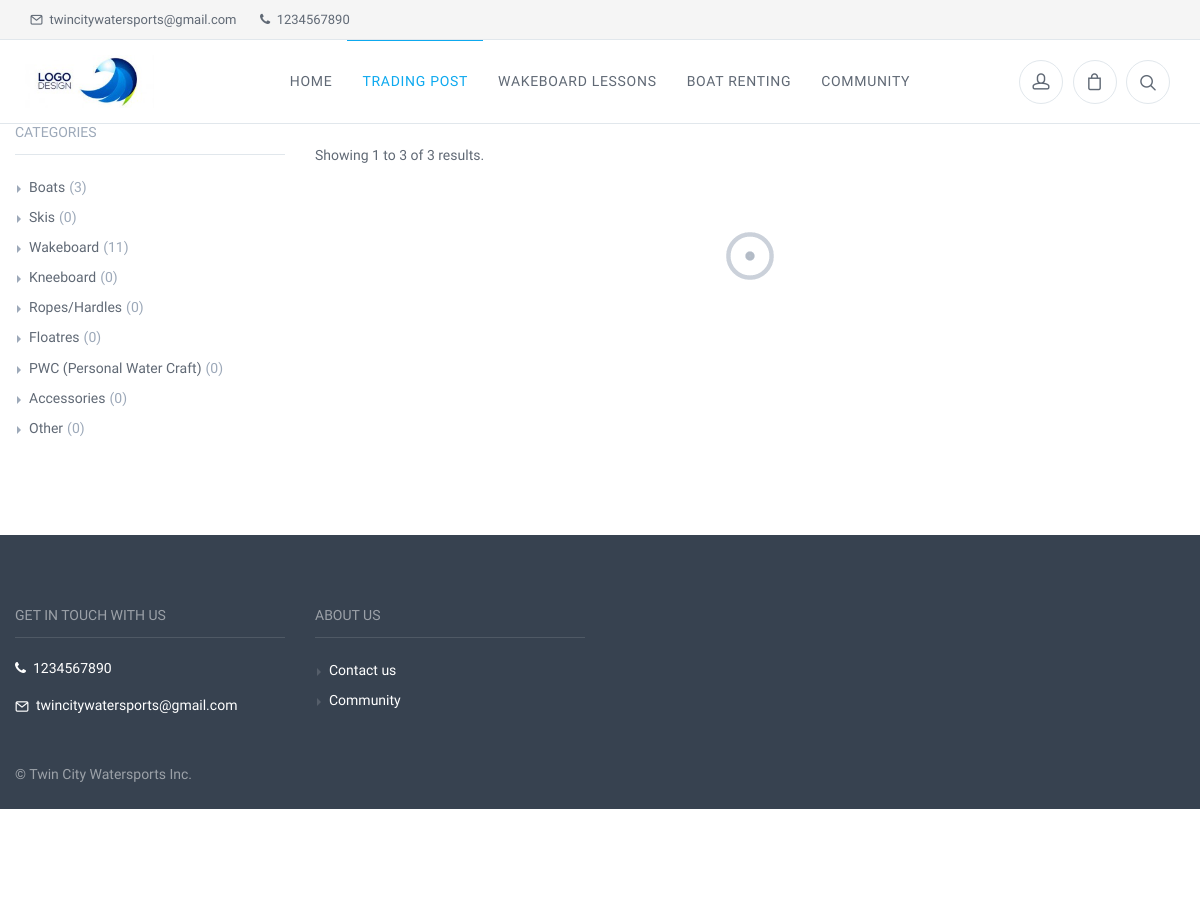
Page /store_items/view_items_for_category/Boats on the committed database.
### tables this page shows
CREATE TABLE `store_categories` (
  `id` int(11) NOT NULL,
  `cat_title` varchar(255) DEFAULT NULL,
  `parent_cat_id` int(11) DEFAULT NULL,
  `priority` int(11) DEFAULT NULL,
  `cat_url` varchar(255) DEFAULT NULL
);

### application/modules/templates/controllers/Templates.php (called while the page is built, shortened)
<?php
class Templates extends MX_Controller {
  function _draw_top_nav_bar() {
    $mysql_query = "SELECT * FROM admin_info WHERE id = 1";
    $admin = $this->db->query($mysql_query)->row();
    $logo_name = $admin->logo_name;
    $data['logo_path'] = base_url().'/media/logos/'.$logo_name;
    $this->load->view('top_nav', $data);
  }
  function public_bootstrap($data) {
    if (!isset($data['view_module'])) {
      $data['view_module'] = $this->uri->segment(1);
    }
    $this->load->module('site_security');
    $this->load->module('site_settings');
    $data['customer_id'] = $this->site_security->_get_user_id();
    $data['our_company'] = $this->site_settings->_get_our_company_name();
    $this->load->view('public_bootstrap', $data);
  }
}

### application/modules/store_items/controllers/Store_items.php (called while the page is built, shortened)
<?php
class Store_items extends MX_Controller {
  function view_items_for_category($cat_url) {
    $cat_id = $this->store_categories->get_where_custom('cat_url', $cat_url)->row()->id;
    $use_limit = false;
    $mysql_query = $this->_generate_mysql_query_for_category($use_limit, $cat_id);
    $query = $this->_custom_query($mysql_query);
    $total_items = $query->num_rows();
    $use_limit = true;
    $mysql_query = $this->_generate_mysql_query_for_category($use_limit, $cat_id);
    $query = $this->_custom_query($mysql_query);
    $pagination_data['template'] = "unishop";
    $pagination_data['target_base_url'] = $this->get_target_pagination_base_url();
    $pagination_data['total_rows'] = $total_items;
    $pagination_data['offset_segment'] = 4;
    $pagination_data['limit'] = $this->get_pagination_limit("main");
    $data['pagination'] = $this->custom_pagination->_generate_pagination($pagination_data);
    $showing_statement_data['limit'] = $this->get_pagination_limit("main");
    $showing_statement_data['offset'] = $this->_get_pagination_offset();
    $showing_statement_data['total_rows'] = $total_items;
    $data['query'] = $query;
    $data['currency_symbol'] = $this->site_settings->_get_currency_symbol();
    $data['showing_statement'] = $this->custom_pagination->get_showing_statement($showing_statement_data);
    $data['view_file'] = "view_items";
    $this->templates->public_bootstrap($data);
  }
  function _generate_mysql_query_for_category($use_limit, $cat_id) {
    $mysql_query = "SELECT DISTINCT si.id, si.item_url, si.item_price, si.item_title, si.was_price
                    FROM store_items si
                    JOIN store_cat_assign sca ON si.id = item_id
                    JOIN store_categories sc ON sca.cat_id = sc.id
                    WHERE sc.id = $cat_id";
    if ($use_limit == true) {
      $limit = $this->get_pagination_limit("main");
      $offset = $this->_get_pagination_offset();
      $mysql_query.= " LIMIT ".$offset.", ".$limit;
    }
    return $mysql_query;
  }
  function get_target_pagination_base_url() {
    $first_bit = $this->uri->segment(1);
    $second_bit = $this->uri->segment(2);
    $third_bit = $this->uri->segment(3);
    $target_base_url = base_url().$first_bit."/".$second_bit."/".$third_bit;
    return $target_base_url;
  }
  function get_pagination_limit($location) {
    if ($location == "main")
    $limit = 6;
    else if ($location == "admin")
    $limit = 10;
    return $limit;
  }
  function _get_pagination_offset() {
    $offset = $this->uri->segment(4);
    if (!is_numeric($offset)) {
      $offset = 0;
    }
    return $offset;
  }
  function _custom_query($mysql_query)
  {
    $query = $this->mdl_store_items->_custom_query($mysql_query);
    return $query;
  }
}

### index.php (called while the page is built, shortened)
<?php
require_once BASEPATH.'core/CodeIgniter.php';

### application/third_party/MX/Controller.php (called while the page is built, shortened)
<?php (defined('BASEPATH')) OR exit('No direct script access allowed');
class MX_Controller
{
	public function __construct()
	{
		$this->load = clone load_class('Loader');
	}
	public function __get($class)
	{
		return CI::$APP->$class;
	}
}

### application/third_party/MX/Router.php (called while the page is built, shortened)
<?php (defined('BASEPATH')) OR exit('No direct script access allowed');
require dirname(__FILE__).'/Modules.php';
class MX_Router extends CI_Router
{
	public $module;
	public function fetch_module()
	{
		return $this->module;
	}
	public function locate($segments)
	{
		$ext = $this->config->item('controller_suffix').EXT;
		list($module, $directory, $controller) = array_pad($segments, 3, NULL);
		foreach (Modules::$locations as $location => $offset)
		{
			if (is_dir($source = $location.$module.'/controllers/'))
			{
				$this->module = $module;
				if(is_file($source.ucfirst($module).$ext))
				{
					return $segments;
				}
			}
		}
	}
}

### application/third_party/MX/Modules.php (called while the page is built, shortened)
<?php (defined('BASEPATH')) OR exit('No direct script access allowed');
class Modules
{
	public static $routes, $registry, $locations;
	public static function run($module)
	{
		$method = 'index';
		if(($pos = strrpos($module, '/')) != FALSE)
		{
			$method = substr($module, $pos + 1);
			$module = substr($module, 0, $pos);
		}
		if($class = self::load($module))
		{
			if (method_exists($class, $method))	{
				$args = func_get_args();
				$output = call_user_func_array(array($class, $method), array_slice($args, 1));
				$buffer = ob_get_clean();
				return ($output !== NULL) ? $output : $buffer;
			}
		}
	}
	public static function makeEach(&$arr)
	{
		$key = key($arr);
		$result = ($key === null)
		? false
		: [$key, current($arr), 'key' => $key, 'value' => current($arr)];
		return $result;
	}
	public static function load($module)
	{
		(is_array($module)) ? list($module, $params) = Self::makeEach($module) : $params = NULL;
		$alias = strtolower(basename($module));
		if ( ! isset(self::$registry[$alias]))
		{
			self::$registry[$alias] = new $controller($params);
		}
		return self::$registry[$alias];
	}
	public static function load_file($file, $path, $type = 'other', $result = TRUE)
	{
		$file = str_replace(EXT, '', $file);
		$location = $path.$file.EXT;
		return $result;
	}
	public static function find($file, $module, $base)
	{
		$segments = explode('/', $file);
		$file = array_pop($segments);
		$file_ext = (pathinfo($file, PATHINFO_EXTENSION)) ? $file : $file.EXT;
		$path = ltrim(implode('/', $segments).'/', '/');
		$module ? $modules[$module] = $path : $modules = array();
		if ( ! empty($segments))
		{
			$modules[array_shift($segments)] = ltrim(implode('/', $segments).'/','/');
		}
		foreach (Modules::$locations as $location => $offset)
		{
			foreach($modules as $module => $subpath)
			{
				$fullpath = $location.$module.'/'.$base.$subpath;
				if ($base == 'libraries/' OR $base == 'models/')
				{
					if(is_file($fullpath.ucfirst($file_ext))) return array($fullpath, ucfirst($file));
				}
				else
				if (is_file($fullpath.$file_ext)) return array($fullpath, $file);
			}
		}
		return array(FALSE, $file);
	}
}

### application/modules/admin_info/models/Mdl_admin_info.php (called while the page is built, shortened)
<?php if ( ! defined('BASEPATH')) exit('No direct script access allowed');
class Mdl_admin_info extends CI_Model {
  function get_table() {
    $table = "admin_info";
    return $table;
  }
  function get_where($id){
    $table = $this->get_table();
    $this->db->where('id', $id);
    $query=$this->db->get($table);
    return $query;
  }
}

### application/modules/admin_info/controllers/admin_info.php (called while the page is built, shortened)
<?php
class Admin_info extends MX_Controller {
  function get_admin_info() {
    $query = $this->get_where(1);
    $data = $query->row();
    return $data;
  }
  function get_where($admin_id) {
    $query = $this->mdl_admin_info->get_where($admin_id);
    return $query;
  }
}

### application/modules/store_categories/controllers/Store_categories.php (called while the page is built, shortened)
<?php
class Store_categories extends MX_Controller {
  function __construct() {
    $this->load->module('custom_pagination');
  }
  function _draw_categories() {
    $mysql_query = "SELECT * FROM store_categories";
    $query = $this->_custom_query($mysql_query);
    $data['query'] = $query;
    $this->load->view('categories', $data);
  }
  function _get_num_of_items($cat_id) {
    $mysql_query = "SELECT * FROM store_items si JOIN store_cat_assign sca ON si.id = sca.item_id WHERE sca.cat_id = $cat_id";
    $query = $this->_custom_query($mysql_query);
    $num_of_items = $query->num_rows();
    return $num_of_items;
  }
  function get_where_custom($col, $value)
  {
    $this->load->model('mdl_store_categories');
    $query = $this->mdl_store_categories->get_where_custom($col, $value);
    return $query;
  }
  function _custom_query($mysql_query)
  {
    $this->load->model('mdl_store_categories');
    $query = $this->mdl_store_categories->_custom_query($mysql_query);
    return $query;
  }
}

### application/modules/store_categories/models/Mdl_store_categories.php (called while the page is built, shortened)
<?php if ( ! defined('BASEPATH')) exit('No direct script access allowed');
class Mdl_store_categories extends CI_Model {
function get_table() {
    $table = "store_categories";
    return $table;
}
function get_where_custom($col, $value) {
    $table = $this->get_table();
    $this->db->where($col, $value);
    $query=$this->db->get($table);
    return $query;
}
function _custom_query($mysql_query) {
    $query = $this->db->query($mysql_query);
    return $query;
}
}

### application/modules/store_categories/views/categories.php (the view, shortened to what this page needs)
<div class="col-lg-3">
  <aside class="sidebar sidebar-offcanvas">
    <section class="widget widget-categories">
      <h3 class="widget-title">Categories</h3>
      <ul>
        <?php
        foreach($query->result() as $row) {
          $cat_id = $row->id;
          $cat_path = base_url().'store_items/view_items_for_category/'.$row->cat_url;
          $cat_title = $row->cat_title;
          $number_of_items = $this->store_categories->_get_num_of_items($cat_id);
          ?>
          <li><a href="<?= $cat_path ?>"><?= $cat_title ?></a><span>(<?= $number_of_items ?>)</span></li>
          <?php
        }
        ?>
      </ul>
    </section>
  </aside>
</div>

### application/modules/templates/views/top_bar.php (shortened to what this page needs)
<?php
$admin = $this->admin_info->get_admin_info();
if (isset($admin->phone)) {
  $phone = $admin->phone;
} else {
  $phone = "";
}
if (isset($admin->email)) {
  $email = $admin->email;
} else {
  $email = "";
}
?>
<div class="topbar">
  <div class="topbar-column">
    <?php
    if ($email != "") {
      ?>
      <a class="hidden-md-down" href="mailto:<?= $email ?>">
        <i class="icon-mail"></i>&nbsp; <?= $email ?>
      </a>
      <?php
    }
    if ($phone != "") {
      ?>
      <a class="hidden-md-down" href="tel:<?= $phone ?>">
        <i class="fa fa-phone"></i>&nbsp; <?= $phone ?>
      </a>
      <?php
    }
      ?>
  </div>
  <div class="topbar-column">
  </div>
</div>

### application/modules/templates/views/footer.php (shortened to what this page needs)
<?php
$admin = $this->admin_info->get_admin_info();
if (isset($admin->phone)) {
  $phone = $admin->phone;
} else {
  $phone = "";
}
if (isset($admin->email)) {
  $email = $admin->email;
} else {
  $email = "";
}
if (isset($admin->company_name)) {
  $company_name = $admin->company_name;
} else {
  $company_name = "";
}
?>
<footer class="site-footer">
  <div class="container">
    <div class="row">
      <div class="col-lg-3 col-md-6">
        <section class="widget widget-light-skin">
          <h3 class="widget-title">Get In Touch With Us</h3>
          <?php
          if ($phone != "") {
            ?>
            <p ><a class="navi-link-light" href="tel:<?= $phone ?>"><i class="fa fa-phone"></i>&nbsp;&nbsp;<?= $phone ?></a></p>
            <?php
          }
          if ($email != "") {
            ?>
            <p><a class="navi-link-light" href="mailto:<?= $email ?>"><i class="icon-mail"></i>&nbsp;&nbsp;<?= $email ?></a></p>
            <?php
          }
            ?>
        </section>
      </div>
      <div class="col-lg-3 col-md-6">
        <section class="widget widget-links widget-light-skin">
          <h3 class="widget-title">About Us</h3>
          <ul>
            <li><a href="<?= base_url()."contactus" ?>">Contact us</a></li>
            <li><a href="<?= base_url().'blog/view_blogs' ?>">Community</a></li>
          </ul>
        </section>
      </div>
      </div>
      <?php
      if ($company_name != "") {
      ?>
      <p class="footer-copyright">© <?= $company_name ?></p>
      <?php
    }
      ?>
    </div>
  </footer>

### rows in the picture
store_categories: cat_title "Boats", number_of_items "3"
store_categories: cat_title "Skis", number_of_items "0"
store_categories: cat_title "Wakeboard", number_of_items "11"
store_categories: cat_title "Kneeboard", number_of_items "0"
store_categories: cat_title "Ropes/Hardles", number_of_items "0"
store_categories: cat_title "Floatres", number_of_items "0"
store_categories: cat_title "PWC (Personal Water Craft)", number_of_items "0"
store_categories: cat_title "Accessories", number_of_items "0"
store_categories: cat_title "Other", number_of_items "0"

### other values in the picture
$email "twincitywatersports@gmail.com"
$phone "1234567890"
$showing_statement "Showing 1 to 3 of 3 results."
$company_name "Twin City Watersports Inc."
